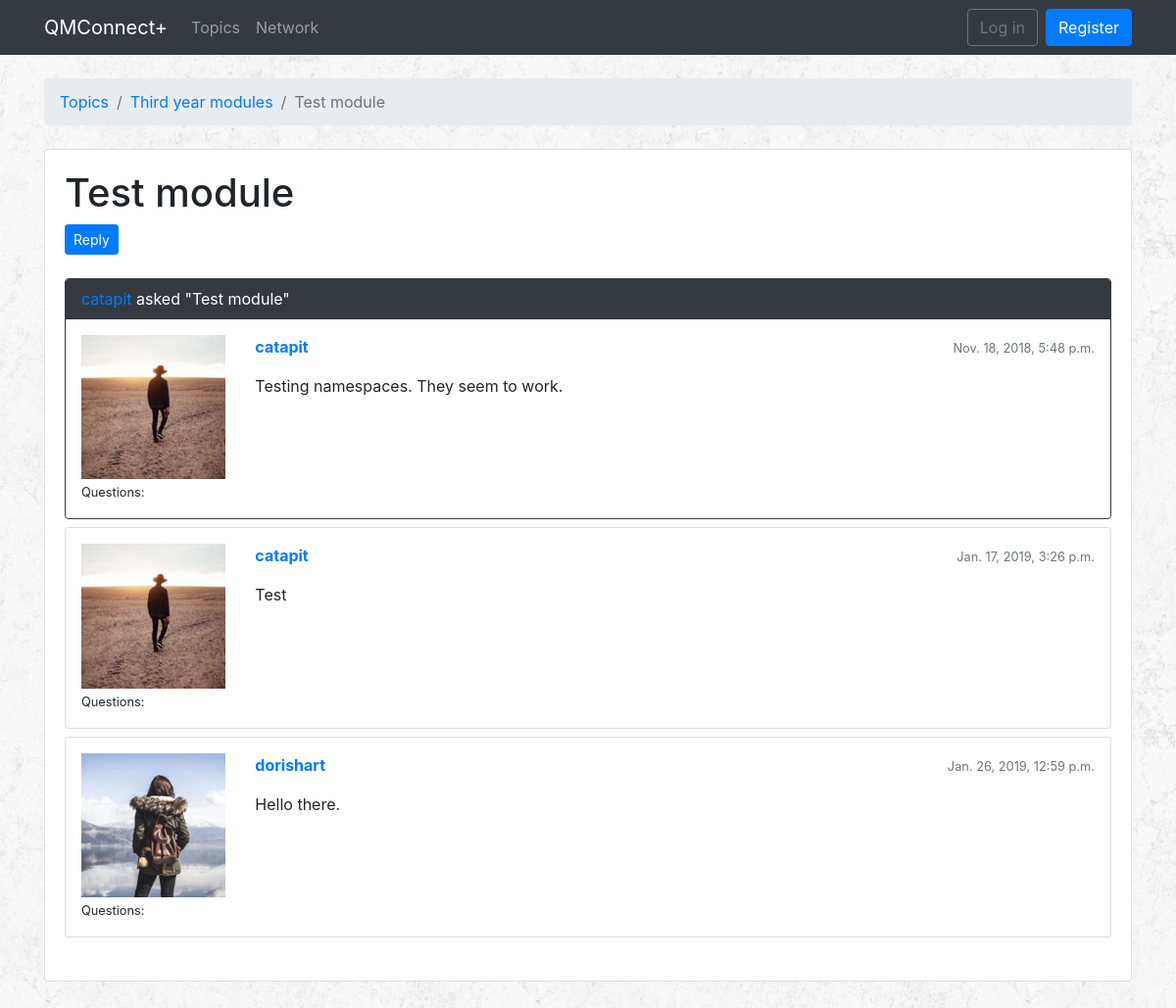
The app's page /topics/2/questions/325/ with its own data.
### qa/models.py (models this page shows, shortened)
class Question(models.Model):
    subject = models.CharField(max_length=255)
    last_updated = models.DateTimeField(auto_now_add=True)
    topic = models.ForeignKey(Topic, related_name='questions', on_delete=models.CASCADE)
    starter = models.ForeignKey(User, related_name='questions', on_delete=models.CASCADE)
    views = models.PositiveIntegerField(default=0)

class Topic(models.Model):
    name = models.CharField(max_length=30, unique=True)
    description = models.CharField(max_length=100)

class Answer(models.Model):
    message = models.TextField(max_length=4000)
    question = models.ForeignKey(Question, related_name='answers', on_delete=models.CASCADE)
    created_at = models.DateTimeField(auto_now_add=True)
    updated_at = models.DateTimeField(null=True)
    created_by = models.ForeignKey(User, related_name='answers', on_delete=models.CASCADE)
    updated_by = models.ForeignKey(User, null=True, related_name='+', on_delete=models.CASCADE)
    def message_to_markdown(self):
        return mark_safe(markdown(self.message, safe_mode='escape'))

### accounts/models.py (models this page shows, shortened)
class Profile(models.Model):
    YEAR = (
        ('1', '1st year'),
        ('2', '2nd year'),
        ('3', '3rd year'),
    )
    SUBJECT = (
        ('BCS', 'BSc Computer Science'),
        ('BCSM', 'BSc Computer Science and Mathematics'),
        ('BCSIE', 'BSc Computer Science with Industrial Experience'),
        ('BCSWM', 'BSc Computer Science with Management (ITMB)'),
    )
    user = models.OneToOneField(User, on_delete=models.CASCADE)
    dob = models.DateField(auto_now=False, auto_now_add=False)
    image = models.ImageField(upload_to='profile_images', default='')
    universityYear = models.CharField(choices=YEAR, max_length=1, default='')
    subject = models.CharField(choices=SUBJECT, max_length=5, default='')
    module = models.ManyToManyField(Module)
    interest = models.ManyToManyField(Interest)
    message = models.ManyToManyField('self', blank=True, symmetrical=False, through="Message")

### qa/views.py (the view)
# urls.py: path('topics/<int:pk>/questions/<int:question_pk>/', qa_views.AnswersView.as_view(), name = 'question_answers'),
class AnswersView(ListView):
    model = Answer
    context_object_name = 'answers'
    template_name = 'question_answers.html'
    paginate_by = 5
    def get_context_data(self, **kwargs):
        session_key = 'viewed_question_{}'.format(self.question.pk)
        if not self.request.session.get(session_key, False):
            self.question.views += 1
            self.question.save()
            self.request.session[session_key] = True
        kwargs['question'] = self.question
        return super().get_context_data(**kwargs)
    def get_queryset(self):
        self.question = get_object_or_404(Question, topic__pk = self.kwargs.get('pk'), pk = self.kwargs.get('question_pk'))
        queryset = self.question.answers.order_by('created_at')
        return queryset

### templates/question_answers.html (shortened to what this page needs)
{% extends 'base.html' %}
{% load static %}
{% block breadcrumb %}
<li class="breadcrumb-item"><a href="{% url 'qa:home' %}">Topics</a></li>
<li class="breadcrumb-item"><a href="{% url 'qa:topic_questions' question.topic.pk %}">{{ question.topic.name }}</a></li>
<li class="breadcrumb-item active">{{ question.subject }}</li>
{% endblock %}
{% block content %}
<div class="bottom-padding">
  <div class="card">
    <div class="card-body">
      <div class="mb-4">
        <h1> {{ question.subject }} </h1>
        <a href="{% url 'qa:answer_question' question.topic.pk question.pk %}" class="btn btn-primary btn-sm" role="button">Reply</a>
      </div>
      {% for answer in answers %}
      <div id="{{ answer.pk }}" class="card {% if forloop.last %}mb-4{% else %}mb-2{% endif %} {% if forloop.first %}border-dark{% endif %}">
        {% if forloop.first %}
        <div class="card-header text-white bg-dark py-2 px-3"><a href="{% url 'qa:profile' question.starter.pk %}">{{ question.starter }}</a> asked "{{ question.subject }}" </div>
        {% endif %}
        <div class="card-body p-3">
          <div class="row">
            <div class="col-2">
              <img src="/profile_images/{{ answer.created_by.profile.image }}" alt="{{ answer.created_by.username }}" class="w-100">
              <small>Questions: {{ question.created_by.questions.count }}</small>
            </div>
            <div class="col-10">
              <div class="row mb-3">
                <div class="col-6">
                  <strong class="text-muted"><a href="{% url 'qa:profile' answer.created_by.pk %}">{{ answer.created_by.username }}</a></strong>
                </div>
                <div class="col-6 text-right">
                  <small class="text-muted"> {{ answer.created_at }} </small>
                </div>
              </div>
              {{ answer.message_to_markdown }}
            </div>
          </div>
        </div>
      </div>
      {% endfor %}
    </div>
  </div>
</div>
{% endblock %}

### static/css/style.css (style rules this page uses)
body { background-image: url(../images/rockywall.png); }
.bottom-padding { padding-bottom: 50px; }

### records on screen
Question: topic.name "Third year modules", subject "Test module", starter "catapit"
Answer: created_by.profile.image (picture), created_by.username "catapit", created_at "Nov. 18, 2018, 5:48 p.m.", message_to_markdown "Testing namespaces. They seem to work."
Answer: created_by.profile.image (picture), created_by.username "catapit", created_at "Jan. 17, 2019, 3:26 p.m.", message_to_markdown "Test"
Answer: created_by.profile.image (picture), created_by.username "dorishart", created_at "Jan. 26, 2019, 12:59 p.m.", message_to_markdown "Hello there."
